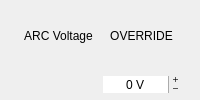
             <widget class="QWidget" name="widget_9" native="true">
              <layout class="QVBoxLayout" name="verticalLayout_18">
               <property name="spacing">
                <number>0</number>
               </property>
               <property name="topMargin">
                <number>0</number>
               </property>
               <property name="bottomMargin">
                <number>0</number>
               </property>
               <item>
                <widget class="QWidget" name="widget_5" native="true">
                 <layout class="QGridLayout" name="gridLayout_30">
                  <property name="topMargin">
                   <number>4</number>
                  </property>
                  <property name="bottomMargin">
                   <number>4</number>
                  </property>
                  <item row="1" column="1">
                   <widget class="HalDoubleSpinBox" name="spin_voltage_override">
                    <property name="sizePolicy">
                     <sizepolicy hsizetype="Minimum" vsizetype="Maximum">
                      <horstretch>0</horstretch>
                      <verstretch>0</verstretch>
                     </sizepolicy>
                    </property>
                    <property name="focusPolicy">
                     <enum>Qt::NoFocus</enum>
                    </property>
                    <property name="styleSheet">
                     <string notr="true"/>
                    </property>
                    <property name="frame">
                     <bool>false</bool>
                    </property>
                    <property name="alignment">
                     <set>Qt::AlignCenter</set>
                    </property>
                    <property name="buttonSymbols">
                     <enum>QAbstractSpinBox::PlusMinus</enum>
                    </property>
                    <property name="suffix">
                     <string> V</string>
                    </property>
                    <property name="decimals">
                     <number>0</number>
                    </property>
                    <property name="minimum">
                     <double>-200.000000000000000</double>
                    </property>
                    <property name="maximum">
                     <double>200.000000000000000</double>
                    </property>
                    <property name="pinBaseName" stdset="0">
                     <string>voltage-override</string>
                    </property>
                   </widget>
                  </item>
                  <item row="0" column="1">
                   <widget class="QLabel" name="label_18">
                    <property name="text">
                     <string>OVERRIDE</string>
                    </property>
                    <property name="alignment">
                     <set>Qt::AlignCenter</set>
                    </property>
                   </widget>
                  </item>
                  <item row="0" column="0">
                   <widget class="QLabel" name="label_17">
                    <property name="text">
                     <string>ARC Voltage</string>
                    </property>
                    <property name="alignment">
                     <set>Qt::AlignCenter</set>
                    </property>
                   </widget>
                  </item>
                  <item row="1" column="0">
                   <widget class="HalLabel" name="hallabel">
                    <property name="styleSheet">
                     <string notr="true">font: bold 14pt;</string>
                    </property>
                    <property name="alignment">
                     <set>Qt::AlignCenter</set>
                    </property>
                    <property name="pinBaseName" stdset="0">
                     <string>mk-arc-voltage</string>
                    </property>
                    <property name="textFormat" stdset="0">
                     <string>.0f</string>
                    </property>
                   </widget>
                  </item>
                 </layout>
                </widget>
               </item>
              </layout>
             </widget>
